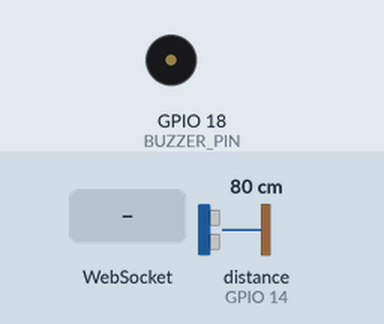
This sketch was run on a simulated ESP32. Shown: buzzer (waves = sounding, pin HIGH). Wiring (inferred from the names in the program): ultrasonic range finder: trigger GPIO 12; echo GPIO 14. Inputs (shaded band) come from the test bench; at power-on: distance to the obstacle (sensor on GPIO 14) 80 cm. The echo pulse lasts 58.3 µs per cm; pins used as bus, display or sensor lines are not drawn.

Above: at 1.2 s.
1.3 s: WebSocket text "SUCCESS_CHIRP" received
Timing chart, 0 to 4.3 s (numbered marks = the images above; inputs shaded):
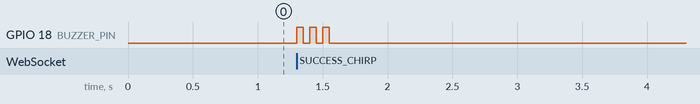

Measured:
- after the input at 1.3 s, GPIO 18 (BUZZER_PIN): alternates HIGH for 0.05 s and LOW for 0.05 s, 6 changes in all, then stays LOW, starting at once

The sketch:

gamefun.ino
```cpp
#include <WiFi.h>
#include <WebSocketsServer.h>

const int TRIG_PIN = 12;
const int ECHO_PIN = 14;
const int BUZZER_PIN = 18;

WebSocketsServer webSocket = WebSocketsServer(81);
unsigned long lastDistTime = 0;

void onMessage(uint8_t num, WStype_t type, uint8_t * payload, size_t length) {
  if (type == WStype_TEXT) {
    String message = String((char*)(payload));
    if (message == "SUCCESS_CHIRP") {
      // Happy sound!
      for(int i=0; i<3; i++) {
        digitalWrite(BUZZER_PIN, HIGH); delay(50);
        digitalWrite(BUZZER_PIN, LOW); delay(50);
      }
    }
  }
}

void setup() {
  pinMode(TRIG_PIN, OUTPUT);
  pinMode(ECHO_PIN, INPUT);
  pinMode(BUZZER_PIN, OUTPUT);

  WiFi.softAP("TreasureHunt_Master", "password123");
  webSocket.begin();
  webSocket.onEvent(onMessage);
}

void loop() {
  webSocket.loop();

  if (millis() - lastDistTime > 200) {
    digitalWrite(TRIG_PIN, LOW); delayMicroseconds(2);
    digitalWrite(TRIG_PIN, HIGH); delayMicroseconds(10);
    digitalWrite(TRIG_PIN, LOW);
    long duration = pulseIn(ECHO_PIN, HIGH, 30000);
    int distance = duration * 0.034 / 2;

    if (distance > 0 && distance < 400) {
      String json = "{\"type\": \"distance\", \"value\": " + String(distance) + "}";
      webSocket.broadcastTXT(json);
    }
    lastDistTime = millis();
  }
}
```
